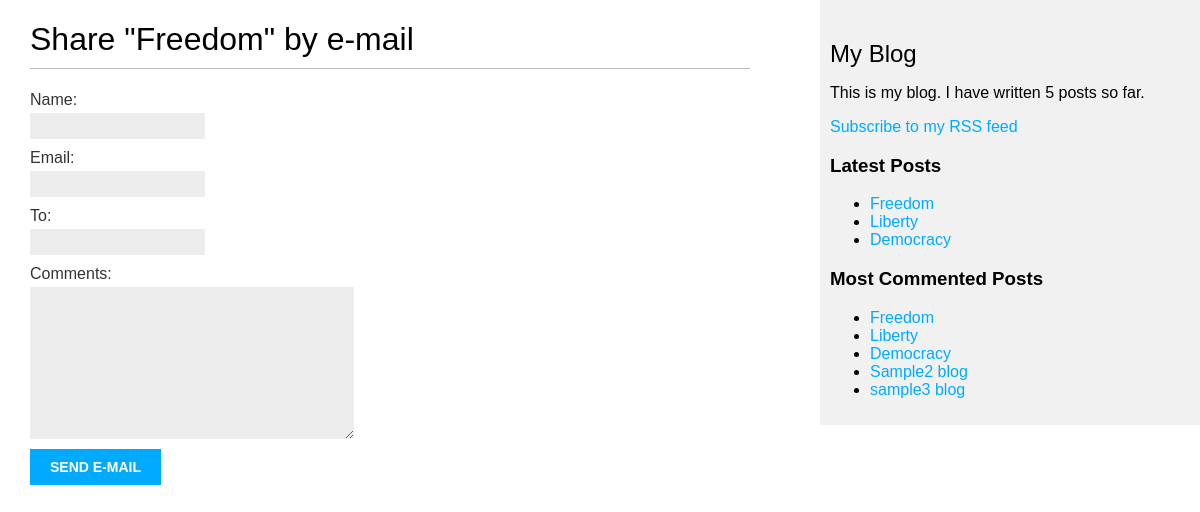
Before: /blog/9/share/ with the older database file.
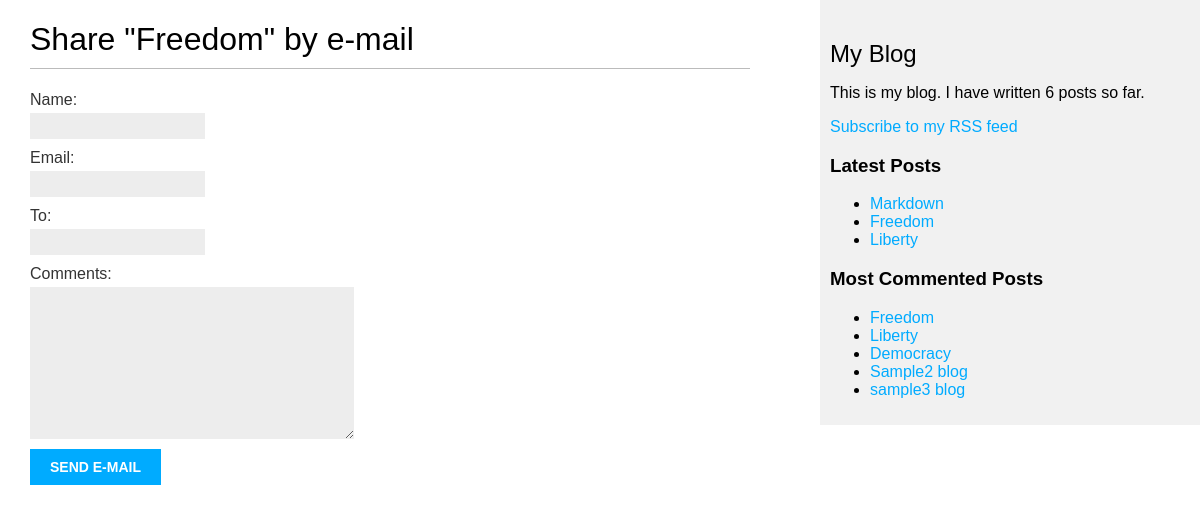
After: the same page with the newer database file.
### blog/models.py (models this page shows, shortened)
class Post(models.Model):
    STATUS_CHOICES = (('draft', 'Draft'), ('published', 'Published'),)
    title= models.CharField(max_length=250)
    slug= models.SlugField(max_length=250, unique_for_date='publish')
    author= models.ForeignKey(User, on_delete=models.CASCADE, related_name='blog_posts')
    body= models.TextField()
    publish= models.DateTimeField(default=timezone.now)
    created= models.DateTimeField(auto_now_add=True)
    updated= models.DateTimeField(auto_now=True)
    status=models.CharField(max_length=10, choices=STATUS_CHOICES, default='draft')
    objects=models.Manager() #default manager
    published=PublishedManager() #custom manager
    tags=TaggableManager()
    class Meta:
        ordering=('-publish',)
    def get_absolute_url(self):
        return reverse('blog:post_detail',
                        args=[self.publish.year,
                              self.publish.month,
                              self.publish.day,
                              self.slug])

### blog/views.py (the view)
def post_share(request,post_id):
    post=get_object_or_404(Post,id=post_id,status='published')
    sent = False
    if request.method=='POST':
        form=EmailPostForm(request.POST)
        if form.is_valid():
            cd = form.cleaned_data
            post_url = request.build_absolute_uri(post.get_absolute_url())
            subject = f"{cd['name']} recommends you read " \
                      f"{post.title}"
            message = f"Read {post.title} at {post_url}\n\n" \
                      f"{cd['name']}\'s comments: {cd['comments']}"
            send_mail(subject, message, 'aswinraaj23@gmail.com',[cd['to']])
            sent = True
    else:
        form=EmailPostForm()
    return render(request, 'blog/post/share.html', {'post':post, 'form':form,'sent': sent})

### blog/forms.py
class EmailPostForm(forms.Form):
    name=forms.CharField(max_length=25)
    email=forms.EmailField()
    to=forms.EmailField()
    comments= forms.CharField(required=False,widget=forms.Textarea)

### blog/models.py (called while the page is built)
    def get_queryset(self):
        return super(PublishedManager,self).get_queryset()\
            .filter(status='published')

### blog/templatetags/blog_tags.py (called while the page is built)
@register.simple_tag
def total_posts():
    return Post.published.count()

@register.inclusion_tag('blog/post/latest_posts.html')
def show_latest_posts(count=5):
    latest_posts=Post.published.order_by('-publish')[:count]
    return {'latest_posts':latest_posts}

@register.simple_tag
def get_most_commented_posts(count=5):
    return Post.published.annotate(total_comments=Count('comments')).order_by('-total_comments')[:count]

### blog/templates/blog/post/share.html (shortened to what this page needs)
{% extends "blog/base.html" %}
{% block content %}
    {% if sent %}
        <h1>E-mail successfully sent</h1>
        <p>
            "{{ post.title }}" was successfully sent to {{ form.cleaned_data.to }}.
        </p>
    {% else %}
        <h1>Share "{{ post.title }}" by e-mail</h1>
        <form method="post">
            {{ form.as_p }}
            <input type="submit" value="Send e-mail">
        </form>
    {% endif %}
{% endblock %}

### blog/templates/blog/base.html (shortened to what this page needs)
{% load blog_tags %}
{% load static %}
<!DOCTYPE html>
<html>
    <head>
        <link href="{% static "css/blog.css" %}" rel="stylesheet">
    </head>
    <body>
        <div id="content">
            {% block content %}
            {% endblock %}
        </div>
        <div id="sidebar">
            <h2>My Blog</h2>
            <p>This is my blog. I have written {% total_posts %} posts so far.</p>
            <p>
                <a href="{% url 'blog:post_feed' %}">Subscribe to my RSS feed</a>
            </p>
            <h3>Latest Posts</h3>
            {% show_latest_posts 3 %}
            <h3>Most Commented Posts</h3>
            {% get_most_commented_posts as most_commented_posts %}
            <ul>
                {% for post in most_commented_posts %}
                    <li>
                        <a href="{{ post.get_absolute_url }}"> {{ post.title }} </a>
                    </li>
                {% endfor %}
            </ul>
        </div>
    </body>
</html>

### blog/templates/blog/post/latest_posts.html
<ul>
    {% for post in latest_posts %}
    <li>
        <a href="{{ post.get_absolute_url }} "> {{ post.title }} </a>
    </li>
    {% endfor %}
</ul>

Changed rows visible on the page:
no longer on one of the page's lists (row unchanged): Post: title "Democracy"
added Post: title "Markdown", shown under "Latest Posts"
Other visible differences:
text no longer shown: "5"
text now shown: "6"
